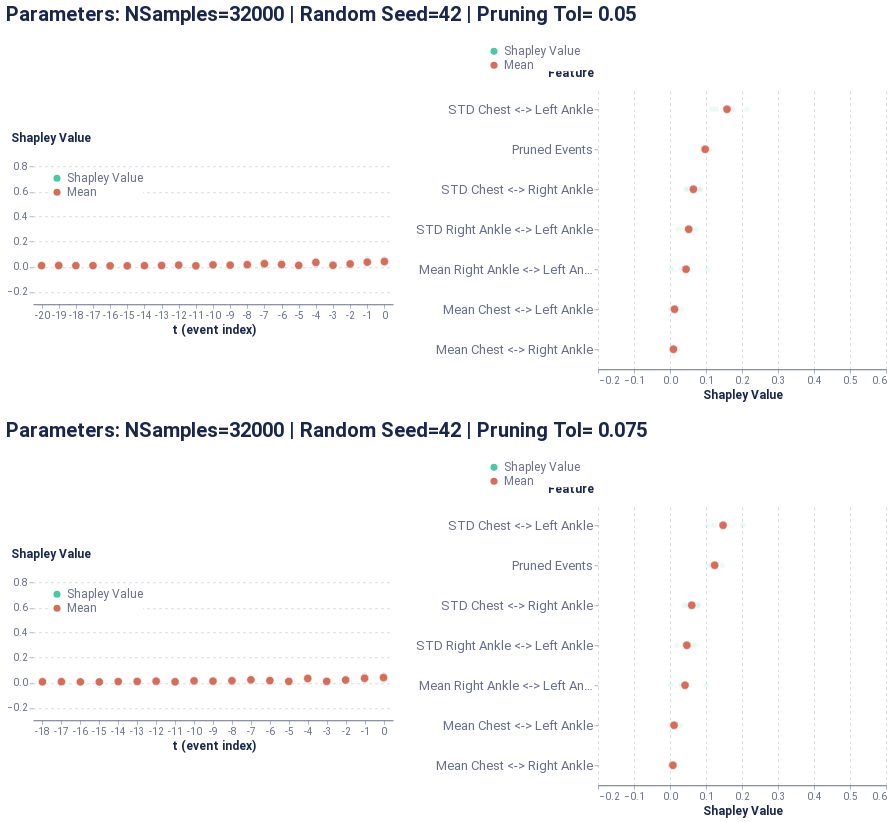

The notebook cell this image was saved under:
### Code cell
global_plot

### Figure 1 — Vega-Lite specification as saved in the notebook (floating-point values rounded to 4 significant figures)
{"config": {"axis": {"domain": true, "domainColor": "#666F89", "grid": false, "gridCap": "round", "gridColor": "#B3B7C4", "gridDash": [2, 4], "gridWidth": 0.5, "labelColor": "#666F89", "labelFont": "Roboto, Arial, sans-serif", "labelPadding": 2, "tickColor": "#666F89", "tickOpacity": 0.5, "tickSize": 4, "titleColor": "#19274E", "titleFont": "Roboto, Arial, sans-serif", "titleFontSize": 12}, "axisBand": {"domain": true, "labelPadding": 4, "ticks": false}, "axisY": {"domain": false, "titleAlign": "left", "titleAngle": 0, "titleX": -20, "titleY": -10}, "legend": {"labelColor": "#666F89", "labelFont": "Roboto, Arial, sans-serif", "labelFontSize": 12, "symbolSize": 40, "titleColor": "#19274E", "titleFont": "Roboto, Arial, sans-serif", "titleFontSize": 12, "titlePadding": 4}, "arc": {"stroke": "#FFFFFF", "strokeWidth": 1}, "bar": {"fill": "#2770EB", "stroke": null}, "line": {"stroke": "#2770EB", "strokeWidth": 2}, "path": {"stroke": "#2770EB", "strokeWidth": 0.5}, "point": {"fill": "#2770EB", "shape": "circle", "filled": true}, "rect": {"fill": "#2770EB"}, "rule": {"stroke": "#666F89"}, "shape": {"stroke": "#2770EB"}, "text": {"color": "#19274E", "font": "Roboto, Arial, sans-serif", "fontSize": 12}, "range": {"category": ["#2770EB", "#77B98A", "#DA5252", "#FFC400", "#A87AEA", "#00A39E", "#19274E"], "diverging": ["#006360", "#2BB3AE", "#96D9D7", "#FFFFFF", "#EDAAAA", "#DA5252", "#811D1D"], "heatmap": ["#18448F", "#1B4EA5", "#2770EB", "#4C88EE", "#82ACF3", "#A6C4F7", "#E9F1FD"], "ramp": ["#18448F", "#1B4EA5", "#2770EB", "#4C88EE", "#82ACF3", "#A6C4F7", "#E9F1FD"]}, "background": "#FFFFFF", "group": {"fill": "#FFFFFF"}, "header": {"labelColor": "#19274E", "labelFont": "Roboto, Arial, sans-serif", "labelFontSize": 12, "titleColor": "#19274E", "titleFont": "Roboto, Arial, sans-serif", "titleFontSize": 16}, "title": {"anchor": "start", "color": "#19274E", "font": "Roboto, Arial, sans-serif", "fontSize": 20, "fontWeight": "bold", "offset": 20, "subtitleColor": "#19274E", "subtitleFontSize": 16}, "view": {"continuousHeight": 300, "continuousWidth": 400, "stroke": "transparent"}}, "vconcat": [{"hconcat": [{"vconcat": [{"mark": {"type": "point", "stroke": "white", "strokeWidth": 0.6}, "encoding": {"color": {"field": "type", "legend": {"fillColor": "white", "orient": "top-left", "symbolSize": 50, "symbolStrokeWidth": 0, "title": null}, "scale": {"domain": ["Shapley Value", "Mean"], "range": ["#48caaa", "#d76d58"]}, "type": "nominal"}, "opacity": {"condition": {"value": 1.0, "test": "(datum.type === 'Mean')"}, "value": 0.2}, "size": {"condition": {"value": 70, "test": "(datum.type === 'Mean')"}, "value": 30}, "x": {"axis": {"labelAngle": 0}, "field": "t (event index)", "type": "ordinal"}, "y": {"axis": {"grid": true, "titleX": -23}, "field": "Shapley Value", "scale": {"domain": [-0.3, 0.9]}, "title": "Shapley Value", "type": "quantitative"}}, "height": 150, "width": 360}], "data": {"name": "data-159d7dddb88e196a310c0762fd16ec79"}}, {"vconcat": [{"mark": {"type": "point", "stroke": "white", "strokeWidth": 0.6}, "encoding": {"color": {"field": "type", "legend": {"fillColor": "white", "orient": "bottom-right", "symbolSize": 50, "symbolStrokeWidth": 0, "title": null}, "scale": {"domain": ["Shapley Value", "Mean"], "range": ["#618FE0", "#d76d58"]}, "type": "nominal"}, "opacity": {"condition": {"value": 1.0, "test": "(datum.type === 'Mean')"}, "value": 0.1}, "size": {"condition": {"value": 70, "test": "(datum.type === 'Mean')"}, "value": 30}, "x": {"axis": {"grid": true, "title": "Shapley Value"}, "field": "Shapley Value", "scale": {"domain": [-0.2, 0.6]}, "type": "quantitative"}, "y": {"axis": {"labelFontSize": 13, "titleX": -51}, "field": "Feature", "sort": ["STD Chest <-> Left Ankle", "Pruned Events", "STD Chest <-> Right Ankle", "STD Right Ankle <-> Left Ankle", "Mean Right Ankle <-> Left Ankle", "Mean Chest <-> Left Ankle", "Mean Chest <-> Right Ankle"], "type": "ordinal"}}, "height": 280, "width": 288}], "data": {"name": "data-111535e195e13eae32e016b7568acf88"}}], "center": true, "title": "Parameters: NSamples=32000 | Random Seed=42 | Pruning Tol= 0.05"}, {"hconcat": [{"vconcat": [{"mark": {"type": "point", "stroke": "white", "strokeWidth": 0.6}, "encoding": {"color": {"field": "type", "legend": {"fillColor": "white", "orient": "top-left", "symbolSize": 50, "symbolStrokeWidth": 0, "title": null}, "scale": {"domain": ["Shapley Value", "Mean"], "range": ["#48caaa", "#d76d58"]}, "type": "nominal"}, "opacity": {"condition": {"value": 1.0, "test": "(datum.type === 'Mean')"}, "value": 0.2}, "size": {"condition": {"value": 70, "test": "(datum.type === 'Mean')"}, "value": 30}, "x": {"axis": {"labelAngle": 0}, "field": "t (event index)", "type": "ordinal"}, "y": {"axis": {"grid": true, "titleX": -23}, "field": "Shapley Value", "scale": {"domain": [-0.3, 0.9]}, "title": "Shapley Value", "type": "quantitative"}}, "height": 150, "width": 360}], "data": {"name": "data-b0aad65336ff49236b52b26e2ae926b5"}}, {"vconcat": [{"mark": {"type": "point", "stroke": "white", "strokeWidth": 0.6}, "encoding": {"color": {"field": "type", "legend": {"fillColor": "white", "orient": "bottom-right", "symbolSize": 50, "symbolStrokeWidth": 0, "title": null}, "scale": {"domain": ["Shapley Value", "Mean"], "range": ["#618FE0", "#d76d58"]}, "type": "nominal"}, "opacity": {"condition": {"value": 1.0, "test": "(datum.type === 'Mean')"}, "value": 0.1}, "size": {"condition": {"value": 70, "test": "(datum.type === 'Mean')"}, "value": 30}, "x": {"axis": {"grid": true, "title": "Shapley Value"}, "field": "Shapley Value", "scale": {"domain": [-0.2, 0.6]}, "type": "quantitative"}, "y": {"axis": {"labelFontSize": 13, "titleX": -51}, "field": "Feature", "sort": ["STD Chest <-> Left Ankle", "Pruned Events", "STD Chest <-> Right Ankle", "STD Right Ankle <-> Left Ankle", "Mean Right Ankle <-> Left Ankle", "Mean Chest <-> Left Ankle", "Mean Chest <-> Right Ankle"], "type": "ordinal"}}, "height": 280, "width": 288}], "data": {"name": "data-47f99e1e8fca2802ddc36675354eccc8"}}], "center": true, "title": "Parameters: NSamples=32000 | Random Seed=42 | Pruning Tol= 0.075"}], "$schema": "https://vega.github.io/schema/vega-lite/v4.17.0.json", "datasets": {"data-159d7dddb88e196a310c0762fd16ec79": [{"Shapley Value": 0.06214, "t (event index)": 0, "type": "Shapley Value"}, {"Shapley Value": 0.06632, "t (event index)": -1, "type": "Shapley Value"}, {"Shapley Value": 0.01429, "t (event index)": -2, "type": "Shapley Value"}, {"Shapley Value": 0.002104, "t (event index)": -3, "type": "Shapley Value"}, {"Shapley Value": 0.03677, "t (event index)": -4, "type": "Shapley Value"}, {"Shapley Value": 0.01876, "t (event index)": -5, "type": "Shapley Value"}, {"Shapley Value": 0.04156, "t (event index)": -6, "type": "Shapley Value"}, {"Shapley Value": 0.04688, "t (event index)": -7, "type": "Shapley Value"}, {"Shapley Value": 0.01343, "t (event index)": -8, "type": "Shapley Value"}, {"Shapley Value": 0.006401, "t (event index)": -9, "type": "Shapley Value"}, {"Shapley Value": 0.02775, "t (event index)": -10, "type": "Shapley Value"}, {"Shapley Value": 0.01532, "t (event index)": -11, "type": "Shapley Value"}, {"Shapley Value": 0.01965, "t (event index)": -12, "type": "Shapley Value"}, {"Shapley Value": 0.01594, "t (event index)": -13, "type": "Shapley Value"}, {"Shapley Value": 0.01238, "t (event index)": -14, "type": "Shapley Value"}, {"Shapley Value": 0.01398, "t (event index)": -15, "type": "Shapley Value"}, {"Shapley Value": 0.01228, "t (event index)": -16, "type": "Shapley Value"}, {"Shapley Value": 0.01038, "t (event index)": -17, "type": "Shapley Value"}, {"Shapley Value": 0.0147, "t (event index)": -18, "type": "Shapley Value"}, {"Shapley Value": 0.01441, "t (event index)": -19, "type": "Shapley Value"}, {"Shapley Value": 0.007224, "t (event index)": -20, "type": "Shapley Value"}, {"Shapley Value": 0.01671, "t (event index)": 0, "type": "Shapley Value"}, {"Shapley Value": 0.02076, "t (event index)": -1, "type": "Shapley Value"}, {"Shapley Value": 0.03184, "t (event index)": -2, "type": "Shapley Value"}, {"Shapley Value": 0.01351, "t (event index)": -3, "type": "Shapley Value"}, {"Shapley Value": 0.05301, "t (event index)": -4, "type": "Shapley Value"}, {"Shapley Value": 0.006496, "t (event index)": -5, "type": "Shapley Value"}, {"Shapley Value": 0.0, "t (event index)": -6, "type": "Shapley Value"}, {"Shapley Value": 0.001914, "t (event index)": -7, "type": "Shapley Value"}, {"Shapley Value": 0.01831, "t (event index)": -8, "type": "Shapley Value"}, {"Shapley Value": 0.009294, "t (event index)": -9, "type": "Shapley Value"}, {"Shapley Value": 0.009653, "t (event index)": -10, "type": "Shapley Value"}, {"Shapley Value": 0.007709, "t (event index)": -11, "type": "Shapley Value"}, {"Shapley Value": 0.01364, "t (event index)": -12, "type": "Shapley Value"}, {"Shapley Value": 0.009659, "t (event index)": -13, "type": "Shapley Value"}, {"Shapley Value": 0.006517, "t (event index)": -14, "type": "Shapley Value"}, {"Shapley Value": 0.002932, "t (event index)": -15, "type": "Shapley Value"}, {"Shapley Value": 0.004236, "t (event index)": -16, "type": "Shapley Value"}, {"Shapley Value": 0.007971, "t (event index)": -17, "type": "Shapley Value"}, {"Shapley Value": 0.008248, "t (event index)": -18, "type": "Shapley Value"}, {"Shapley Value": 0.003911, "t (event index)": -19, "type": "Shapley Value"}, {"Shapley Value": 0.02719, "t (event index)": 0, "type": "Shapley Value"}, {"Shapley Value": 0.0204, "t (event index)": -1, "type": "Shapley Value"}, {"Shapley Value": 0.01634, "t (event index)": -2, "type": "Shapley Value"}, {"Shapley Value": 0.0148, "t (event index)": -3, "type": "Shapley Value"}, {"Shapley Value": 0.02951, "t (event index)": -4, "type": "Shapley Value"}, {"Shapley Value": 0.01054, "t (event index)": -5, "type": "Shapley Value"}, {"Shapley Value": 0.01939, "t (event index)": -6, "type": "Shapley Value"}, {"Shapley Value": 0.03315, "t (event index)": -7, "type": "Shapley Value"}, {"Shapley Value": 0.02652, "t (event index)": -8, "type": "Shapley Value"}, {"Shapley Value": 0.02168, "t (event index)": -9, "type": "Shapley Value"}, {"Shapley Value": 0.006888, "t (event index)": -10, "type": "Shapley Value"}, {"Shapley Value": 0.007208, "t (event index)": -11, "type": "Shapley Value"}, {"Shapley Value": 0.0097, "t (event index)": -12, "type": "Shapley Value"}, {"Shapley Value": 0.006328, "t (event index)": -13, "type": "Shapley Value"}, {"Shapley Value": 0.01191, "t (event index)": -14, "type": "Shapley Value"}, {"Shapley Value": 0.006343, "t (event index)": -15, "type": "Shapley Value"}, {"Shapley Value": 0.004959, "t (event index)": -16, "type": "Shapley Value"}, {"Shapley Value": 0.009694, "t (event index)": -17, "type": "Shapley Value"}, {"Shapley Value": 0.00417, "t (event index)": -18, "type": "Shapley Value"}, {"Shapley Value": 0.0108, "t (event index)": -19, "type": "Shapley Value"}, {"Shapley Value": 0.01078, "t (event index)": -20, "type": "Shapley Value"}, {"Shapley Value": 0.06181, "t (event index)": 0, "type": "Shapley Value"}, {"Shapley Value": 0.04037, "t (event index)": -1, "type": "Shapley Value"}, {"Shapley Value": 0.02685, "t (event index)": -2, "type": "Shapley Value"}, {"Shapley Value": 0.01738, "t (event index)": -3, "type": "Shapley Value"}, {"Shapley Value": 0.0192, "t (event index)": -4, "type": "Shapley Value"}, {"Shapley Value": 0.008408, "t (event index)": -5, "type": "Shapley Value"}, {"Shapley Value": 0.01117, "t (event index)": -6, "type": "Shapley Value"}, {"Shapley Value": 0.01489, "t (event index)": -7, "type": "Shapley Value"}, {"Shapley Value": 0.007948, "t (event index)": -8, "type": "Shapley Value"}, {"Shapley Value": 0.01545, "t (event index)": -9, "type": "Shapley Value"}, {"Shapley Value": 0.01624, "t (event index)": -10, "type": "Shapley Value"}, {"Shapley Value": -0.0003521, "t (event index)": -11, "type": "Shapley Value"}, {"Shapley Value": 0.009232, "t (event index)": -12, "type": "Shapley Value"}, {"Shapley Value": 0.007008, "t (event index)": -13, "type": "Shapley Value"}, {"Shapley Value": 0.003891, "t (event index)": -14, "type": "Shapley Value"}, {"Shapley Value": 0.006799, "t (event index)": -15, "type": "Shapley Value"}, {"Shapley Value": 0.009, "t (event index)": -20, "type": "Mean"}, {"Shapley Value": 0.009707, "t (event index)": -19, "type": "Mean"}, {"Shapley Value": 0.00904, "t (event index)": -18, "type": "Mean"}, {"Shapley Value": 0.009347, "t (event index)": -17, "type": "Mean"}, {"Shapley Value": 0.007159, "t (event index)": -16, "type": "Mean"}, {"Shapley Value": 0.007514, "t (event index)": -15, "type": "Mean"}, {"Shapley Value": 0.008674, "t (event index)": -14, "type": "Mean"}, {"Shapley Value": 0.009733, "t (event index)": -13, "type": "Mean"}, {"Shapley Value": 0.01305, "t (event index)": -12, "type": "Mean"}, {"Shapley Value": 0.007471, "t (event index)": -11, "type": "Mean"}, {"Shapley Value": 0.01513, "t (event index)": -10, "type": "Mean"}, {"Shapley Value": 0.0132, "t (event index)": -9, "type": "Mean"}, {"Shapley Value": 0.01655, "t (event index)": -8, "type": "Mean"}, {"Shapley Value": 0.02421, "t (event index)": -7, "type": "Mean"}, {"Shapley Value": 0.01803, "t (event index)": -6, "type": "Mean"}, {"Shapley Value": 0.01105, "t (event index)": -5, "type": "Mean"}, {"Shapley Value": 0.03462, "t (event index)": -4, "type": "Mean"}, {"Shapley Value": 0.01195, "t (event index)": -3, "type": "Mean"}, {"Shapley Value": 0.02233, "t (event index)": -2, "type": "Mean"}, {"Shapley Value": 0.03696, "t (event index)": -1, "type": "Mean"}, {"Shapley Value": 0.04196, "t (event index)": 0, "type": "Mean"}], "data-111535e195e13eae32e016b7568acf88": [{"Shapley Value": 0.02206, "Feature": "Mean Chest <-> Right Ankle", "type": "Shapley Value"}, {"Shapley Value": 0.08547, "Feature": "STD Chest <-> Right Ankle", "type": "Shapley Value"}, {"Shapley Value": 0.004248, "Feature": "Mean Chest <-> Left Ankle", "type": "Shapley Value"}, {"Shapley Value": 0.213, "Feature": "STD Chest <-> Left Ankle", "type": "Shapley Value"}, {"Shapley Value": 0.1049, "Feature": "Mean Right Ankle <-> Left Ankle", "type": "Shapley Value"}, {"Shapley Value": 0.07346, "Feature": "STD Right Ankle <-> Left Ankle", "type": "Shapley Value"}, {"Shapley Value": 0.1091, "Feature": "Pruned Events", "type": "Shapley Value"}, {"Shapley Value": 0.006941, "Feature": "Mean Chest <-> Right Ankle", "type": "Shapley Value"}, {"Shapley Value": 0.05038, "Feature": "STD Chest <-> Right Ankle", "type": "Shapley Value"}, {"Shapley Value": 0.01381, "Feature": "Mean Chest <-> Left Ankle", "type": "Shapley Value"}, {"Shapley Value": 0.129, "Feature": "STD Chest <-> Left Ankle", "type": "Shapley Value"}, {"Shapley Value": 0.003904, "Feature": "Mean Right Ankle <-> Left Ankle", "type": "Shapley Value"}, {"Shapley Value": 0.05279, "Feature": "STD Right Ankle <-> Left Ankle", "type": "Shapley Value"}, {"Shapley Value": 0.09158, "Feature": "Pruned Events", "type": "Shapley Value"}, {"Shapley Value": 0.007531, "Feature": "Mean Chest <-> Right Ankle", "type": "Shapley Value"}, {"Shapley Value": 0.08067, "Feature": "STD Chest <-> Right Ankle", "type": "Shapley Value"}, {"Shapley Value": 0.03056, "Feature": "Mean Chest <-> Left Ankle", "type": "Shapley Value"}, {"Shapley Value": 0.117, "Feature": "STD Chest <-> Left Ankle", "type": "Shapley Value"}, {"Shapley Value": 0.03163, "Feature": "Mean Right Ankle <-> Left Ankle", "type": "Shapley Value"}, {"Shapley Value": 0.05977, "Feature": "STD Right Ankle <-> Left Ankle", "type": "Shapley Value"}, {"Shapley Value": 0.09143, "Feature": "Pruned Events", "type": "Shapley Value"}, {"Shapley Value": 0.002123, "Feature": "Mean Chest <-> Right Ankle", "type": "Shapley Value"}, {"Shapley Value": 0.04324, "Feature": "STD Chest <-> Right Ankle", "type": "Shapley Value"}, {"Shapley Value": 0.001602, "Feature": "Mean Chest <-> Left Ankle", "type": "Shapley Value"}, {"Shapley Value": 0.1743, "Feature": "STD Chest <-> Left Ankle", "type": "Shapley Value"}, {"Shapley Value": 0.03778, "Feature": "Mean Right Ankle <-> Left Ankle", "type": "Shapley Value"}, {"Shapley Value": 0.0217, "Feature": "STD Right Ankle <-> Left Ankle", "type": "Shapley Value"}, {"Shapley Value": 0.0989, "Feature": "Pruned Events", "type": "Shapley Value"}, {"Shapley Value": 0.09776, "Feature": "Pruned Events", "type": "Mean"}, {"Shapley Value": 0.009665, "Feature": "Mean Chest <-> Right Ankle", "type": "Mean"}, {"Shapley Value": 0.01255, "Feature": "Mean Chest <-> Left Ankle", "type": "Mean"}, {"Shapley Value": 0.04454, "Feature": "Mean Right Ankle <-> Left Ankle", "type": "Mean"}, {"Shapley Value": 0.06494, "Feature": "STD Chest <-> Right Ankle", "type": "Mean"}, {"Shapley Value": 0.1583, "Feature": "STD Chest <-> Left Ankle", "type": "Mean"}, {"Shapley Value": 0.05193, "Feature": "STD Right Ankle <-> Left Ankle", "type": "Mean"}], "data-b0aad65336ff49236b52b26e2ae926b5": [{"Shapley Value": 0.06145, "t (event index)": 0, "type": "Shapley Value"}, {"Shapley Value": 0.06394, "t (event index)": -1, "type": "Shapley Value"}, {"Shapley Value": 0.01353, "t (event index)": -2, "type": "Shapley Value"}, {"Shapley Value": 0.001913, "t (event index)": -3, "type": "Shapley Value"}, {"Shapley Value": 0.03524, "t (event index)": -4, "type": "Shapley Value"}, {"Shapley Value": 0.01952, "t (event index)": -5, "type": "Shapley Value"}, {"Shapley Value": 0.0406, "t (event index)": -6, "type": "Shapley Value"}, {"Shapley Value": 0.04544, "t (event index)": -7, "type": "Shapley Value"}, {"Shapley Value": 0.01259, "t (event index)": -8, "type": "Shapley Value"}, {"Shapley Value": 0.007473, "t (event index)": -9, "type": "Shapley Value"}, {"Shapley Value": 0.02774, "t (event index)": -10, "type": "Shapley Value"}, {"Shapley Value": 0.01529, "t (event index)": -11, "type": "Shapley Value"}, {"Shapley Value": 0.01962, "t (event index)": -12, "type": "Shapley Value"}, {"Shapley Value": 0.01627, "t (event index)": -13, "type": "Shapley Value"}, {"Shapley Value": 0.0109, "t (event index)": -14, "type": "Shapley Value"}, {"Shapley Value": 0.01201, "t (event index)": -15, "type": "Shapley Value"}, {"Shapley Value": 0.01189, "t (event index)": -16, "type": "Shapley Value"}, {"Shapley Value": 0.009293, "t (event index)": -17, "type": "Shapley Value"}, {"Shapley Value": 0.01232, "t (event index)": -18, "type": "Shapley Value"}, {"Shapley Value": 0.01607, "t (event index)": 0, "type": "Shapley Value"}, {"Shapley Value": 0.02052, "t (event index)": -1, "type": "Shapley Value"}, {"Shapley Value": 0.03208, "t (event index)": -2, "type": "Shapley Value"}, {"Shapley Value": 0.01367, "t (event index)": -3, "type": "Shapley Value"}, {"Shapley Value": 0.05295, "t (event index)": -4, "type": "Shapley Value"}, {"Shapley Value": 0.006576, "t (event index)": -5, "type": "Shapley Value"}, {"Shapley Value": 0.0, "t (event index)": -6, "type": "Shapley Value"}, {"Shapley Value": 0.001342, "t (event index)": -7, "type": "Shapley Value"}, {"Shapley Value": 0.01797, "t (event index)": -8, "type": "Shapley Value"}, {"Shapley Value": 0.009151, "t (event index)": -9, "type": "Shapley Value"}, {"Shapley Value": 0.009206, "t (event index)": -10, "type": "Shapley Value"}, {"Shapley Value": 0.007315, "t (event index)": -11, "type": "Shapley Value"}, {"Shapley Value": 0.01334, "t (event index)": -12, "type": "Shapley Value"}, {"Shapley Value": 0.008513, "t (event index)": -13, "type": "Shapley Value"}, {"Shapley Value": 0.006098, "t (event index)": -14, "type": "Shapley Value"}, {"Shapley Value": 0.002525, "t (event index)": -15, "type": "Shapley Value"}, {"Shapley Value": 0.004242, "t (event index)": -16, "type": "Shapley Value"}, {"Shapley Value": 0.007596, "t (event index)": -17, "type": "Shapley Value"}, {"Shapley Value": 0.02772, "t (event index)": 0, "type": "Shapley Value"}, {"Shapley Value": 0.02008, "t (event index)": -1, "type": "Shapley Value"}, {"Shapley Value": 0.01472, "t (event index)": -2, "type": "Shapley Value"}, {"Shapley Value": 0.0138, "t (event index)": -3, "type": "Shapley Value"}, {"Shapley Value": 0.02912, "t (event index)": -4, "type": "Shapley Value"}, {"Shapley Value": 0.01085, "t (event index)": -5, "type": "Shapley Value"}, {"Shapley Value": 0.01823, "t (event index)": -6, "type": "Shapley Value"}, {"Shapley Value": 0.03223, "t (event index)": -7, "type": "Shapley Value"}, {"Shapley Value": 0.02535, "t (event index)": -8, "type": "Shapley Value"}, {"Shapley Value": 0.02198, "t (event index)": -9, "type": "Shapley Value"}, {"Shapley Value": 0.00696, "t (event index)": -10, "type": "Shapley Value"}, {"Shapley Value": 0.008242, "t (event index)": -11, "type": "Shapley Value"}, {"Shapley Value": 0.009681, "t (event index)": -12, "type": "Shapley Value"}, {"Shapley Value": 0.007083, "t (event index)": -13, "type": "Shapley Value"}, {"Shapley Value": 0.01108, "t (event index)": -14, "type": "Shapley Value"}, {"Shapley Value": 0.005579, "t (event index)": -15, "type": "Shapley Value"}, {"Shapley Value": 0.004985, "t (event index)": -16, "type": "Shapley Value"}, {"Shapley Value": 0.009095, "t (event index)": -17, "type": "Shapley Value"}, {"Shapley Value": 0.002864, "t (event index)": -18, "type": "Shapley Value"}, {"Shapley Value": 0.06083, "t (event index)": 0, "type": "Shapley Value"}, {"Shapley Value": 0.03947, "t (event index)": -1, "type": "Shapley Value"}, {"Shapley Value": 0.0266, "t (event index)": -2, "type": "Shapley Value"}, {"Shapley Value": 0.01651, "t (event index)": -3, "type": "Shapley Value"}, {"Shapley Value": 0.01867, "t (event index)": -4, "type": "Shapley Value"}, {"Shapley Value": 0.007607, "t (event index)": -5, "type": "Shapley Value"}, {"Shapley Value": 0.01035, "t (event index)": -6, "type": "Shapley Value"}, {"Shapley Value": 0.01399, "t (event index)": -7, "type": "Shapley Value"}, {"Shapley Value": 0.007807, "t (event index)": -8, "type": "Shapley Value"}, {"Shapley Value": 0.01423, "t (event index)": -9, "type": "Shapley Value"}, {"Shapley Value": 0.0161, "t (event index)": -10, "type": "Shapley Value"}, {"Shapley Value": -0.0006511, "t (event index)": -11, "type": "Shapley Value"}, {"Shapley Value": 0.007629, "t (event index)": -12, "type": "Shapley Value"}, {"Shapley Value": 0.007593, "t (event index)": -18, "type": "Mean"}, {"Shapley Value": 0.008661, "t (event index)": -17, "type": "Mean"}, {"Shapley Value": 0.007038, "t (event index)": -16, "type": "Mean"}, {"Shapley Value": 0.006704, "t (event index)": -15, "type": "Mean"}, {"Shapley Value": 0.00936, "t (event index)": -14, "type": "Mean"}, {"Shapley Value": 0.01062, "t (event index)": -13, "type": "Mean"}, {"Shapley Value": 0.01257, "t (event index)": -12, "type": "Mean"}, {"Shapley Value": 0.00755, "t (event index)": -11, "type": "Mean"}, {"Shapley Value": 0.015, "t (event index)": -10, "type": "Mean"}, {"Shapley Value": 0.01321, "t (event index)": -9, "type": "Mean"}, {"Shapley Value": 0.01593, "t (event index)": -8, "type": "Mean"}, {"Shapley Value": 0.02325, "t (event index)": -7, "type": "Mean"}, {"Shapley Value": 0.0173, "t (event index)": -6, "type": "Mean"}, {"Shapley Value": 0.01114, "t (event index)": -5, "type": "Mean"}, {"Shapley Value": 0.034, "t (event index)": -4, "type": "Mean"}, {"Shapley Value": 0.01147, "t (event index)": -3, "type": "Mean"}, {"Shapley Value": 0.02173, "t (event index)": -2, "type": "Mean"}, {"Shapley Value": 0.036, "t (event index)": -1, "type": "Mean"}, {"Shapley Value": 0.04152, "t (event index)": 0, "type": "Mean"}], "data-47f99e1e8fca2802ddc36675354eccc8": [{"Shapley Value": 0.01816, "Feature": "Mean Chest <-> Right Ankle", "type": "Shapley Value"}, {"Shapley Value": 0.07588, "Feature": "STD Chest <-> Right Ankle", "type": "Shapley Value"}, {"Shapley Value": 0.003153, "Feature": "Mean Chest <-> Left Ankle", "type": "Shapley Value"}, {"Shapley Value": 0.2017, "Feature": "STD Chest <-> Left Ankle", "type": "Shapley Value"}, {"Shapley Value": 0.1001, "Feature": "Mean Right Ankle <-> Left Ankle", "type": "Shapley Value"}, {"Shapley Value": 0.06846, "Feature": "STD Right Ankle <-> Left Ankle", "type": "Shapley Value"}, {"Shapley Value": 0.1449, "Feature": "Pruned Events", "type": "Shapley Value"}, {"Shapley Value": 0.006755, "Feature": "Mean Chest <-> Right Ankle", "type": "Shapley Value"}, {"Shapley Value": 0.04873, "Feature": "STD Chest <-> Right Ankle", "type": "Shapley Value"}, {"Shapley Value": 0.01328, "Feature": "Mean Chest <-> Left Ankle", "type": "Shapley Value"}, {"Shapley Value": 0.1219, "Feature": "STD Chest <-> Left Ankle", "type": "Shapley Value"}, {"Shapley Value": 0.002575, "Feature": "Mean Right Ankle <-> Left Ankle", "type": "Shapley Value"}, {"Shapley Value": 0.04637, "Feature": "STD Right Ankle <-> Left Ankle", "type": "Shapley Value"}, {"Shapley Value": 0.1088, "Feature": "Pruned Events", "type": "Shapley Value"}, {"Shapley Value": 0.006018, "Feature": "Mean Chest <-> Right Ankle", "type": "Shapley Value"}, {"Shapley Value": 0.07878, "Feature": "STD Chest <-> Right Ankle", "type": "Shapley Value"}, {"Shapley Value": 0.02872, "Feature": "Mean Chest <-> Left Ankle", "type": "Shapley Value"}, {"Shapley Value": 0.104, "Feature": "STD Chest <-> Left Ankle", "type": "Shapley Value"}, {"Shapley Value": 0.03101, "Feature": "Mean Right Ankle <-> Left Ankle", "type": "Shapley Value"}, {"Shapley Value": 0.05352, "Feature": "STD Right Ankle <-> Left Ankle", "type": "Shapley Value"}, {"Shapley Value": 0.1166, "Feature": "Pruned Events", "type": "Shapley Value"}, {"Shapley Value": 0.001466, "Feature": "Mean Chest <-> Right Ankle", "type": "Shapley Value"}, {"Shapley Value": 0.0384, "Feature": "STD Chest <-> Right Ankle", "type": "Shapley Value"}, {"Shapley Value": -0.0003495, "Feature": "Mean Chest <-> Left Ankle", "type": "Shapley Value"}, {"Shapley Value": 0.162, "Feature": "STD Chest <-> Left Ankle", "type": "Shapley Value"}, {"Shapley Value": 0.03355, "Feature": "Mean Right Ankle <-> Left Ankle", "type": "Shapley Value"}, {"Shapley Value": 0.01877, "Feature": "STD Right Ankle <-> Left Ankle", "type": "Shapley Value"}, {"Shapley Value": 0.1258, "Feature": "Pruned Events", "type": "Shapley Value"}, {"Shapley Value": 0.124, "Feature": "Pruned Events", "type": "Mean"}, {"Shapley Value": 0.0081, "Feature": "Mean Chest <-> Right Ankle", "type": "Mean"}, {"Shapley Value": 0.0112, "Feature": "Mean Chest <-> Left Ankle", "type": "Mean"}, {"Shapley Value": 0.0418, "Feature": "Mean Right Ankle <-> Left Ankle", "type": "Mean"}, {"Shapley Value": 0.06045, "Feature": "STD Chest <-> Right Ankle", "type": "Mean"}, {"Shapley Value": 0.1474, "Feature": "STD Chest <-> Left Ankle", "type": "Mean"}, {"Shapley Value": 0.04678, "Feature": "STD Right Ankle <-> Left Ankle", "type": "Mean"}]}}
